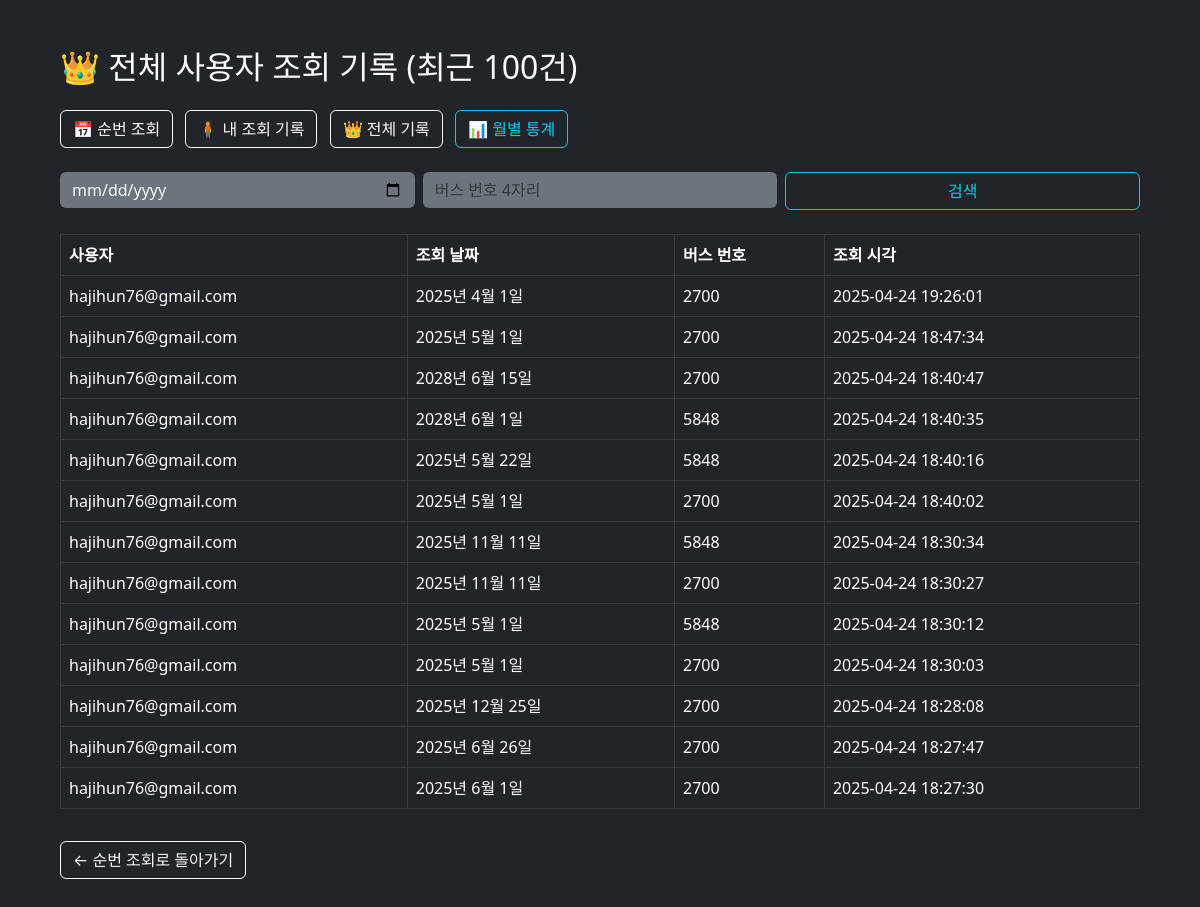
The page /busorder/logs/all/ (signed in) on the database as committed earlier.
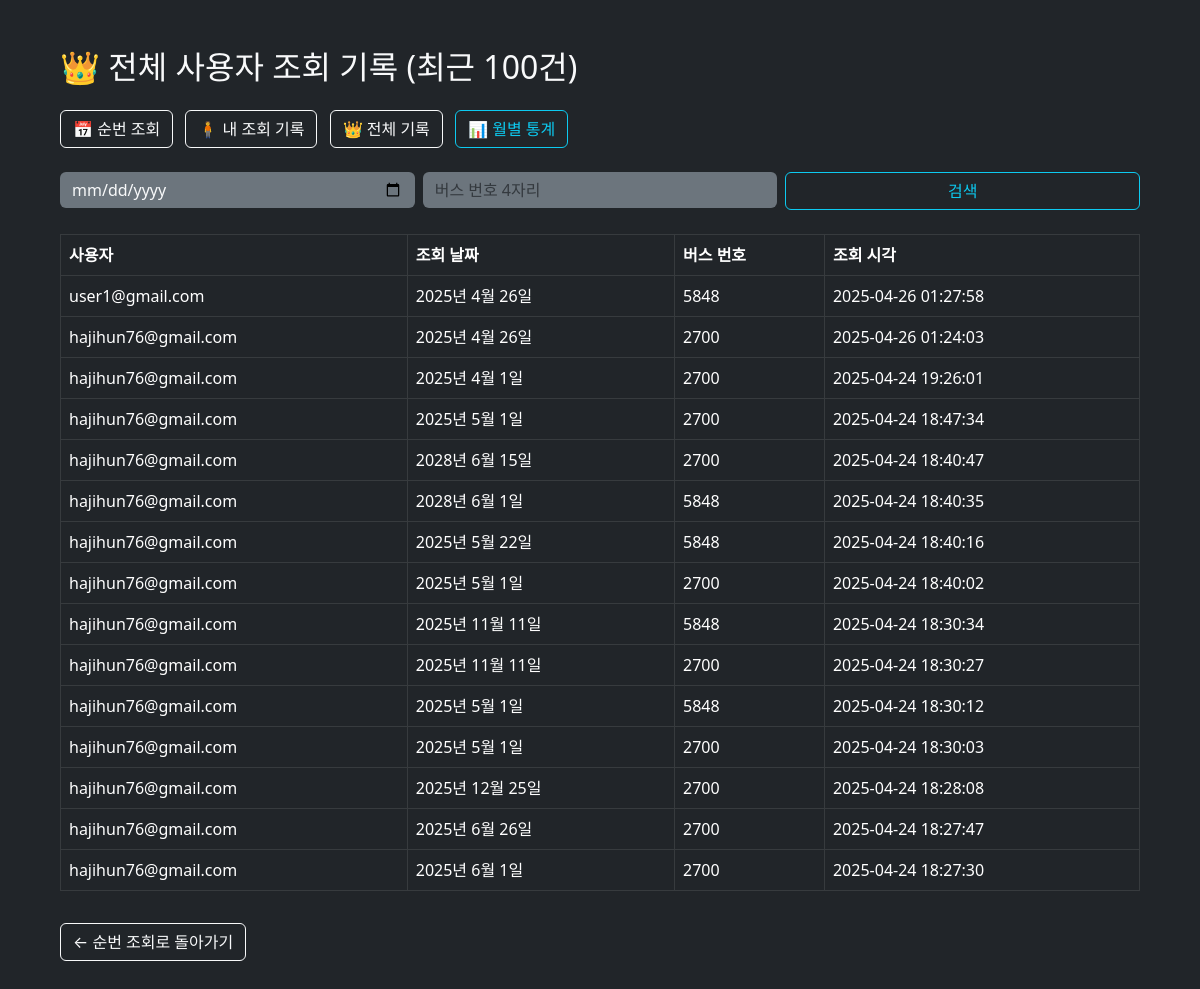
The same page on the database as committed later.
### busorder/models.py (models this page shows, shortened)
class BusQueryLog(models.Model):
    user = models.ForeignKey(User, on_delete=models.CASCADE)
    date = models.DateField()
    bus_number = models.IntegerField()
    queried_at = models.DateTimeField(auto_now_add=True)

### blog/models.py (models this page shows, shortened)
class User(AbstractUser):
    nickname = models.CharField(
        max_length=15,
        unique=True,
        null=True,
        blank=True,
        validators=[validate_no_special_characters],
        error_messages={'unique': '이미 사용중인 닉네임입니다.'},
    )
    profile_pic = models.ImageField(default='default_profile_pic.jpg', upload_to='profile_pics')
    intro = models.CharField(max_length=60, blank=True)

### busorder/views.py (the view)
# urls.py: path("logs/all/", views.query_logs_all, name="query_logs_all"),  # 관리자 전용
@login_required
@permission_required('busorder.can_access_busorder', raise_exception=True)
def query_logs_all(request):
    logs = BusQueryLog.objects.all().order_by('-queried_at')
    date = request.GET.get('date')
    bus_number = request.GET.get('bus_number')
    if date:
        logs = logs.filter(date=date)
    if bus_number:
        try:
            bus_number = int(bus_number)
            logs = logs.filter(bus_number=bus_number)
        except ValueError:
            pass  # 숫자 아닐 경우 무시
    return render(request, "busorder/logs_all.html", {"logs": logs})

### busorder/templates/busorder/logs_all.html (shortened to what this page needs)
<!DOCTYPE html>
<html lang="ko">
<head>
  <link rel="stylesheet" href="https://cdn.jsdelivr.net/gh/orioncactus/pretendard/dist/web/static/pretendard.css" />
  <link href="https://cdn.jsdelivr.net/npm/bootstrap@5.3.0/dist/css/bootstrap.min.css" rel="stylesheet">
</head>
<body class="bg-dark text-light p-5">
<div class="container">
  <h2 class="mb-4">👑 전체 사용자 조회 기록 (최근 100건)</h2>
  <div class="mb-4">
    <a href="{% url 'busorder:calendar-view' %}" class="btn btn-outline-light me-2">📅 순번 조회</a>
    <a href="{% url 'busorder:query_logs' %}" class="btn btn-outline-light me-2">🧍 내 조회 기록</a>
    <a href="{% url 'busorder:query_logs_all' %}" class="btn btn-outline-light me-2">👑 전체 기록</a>
    <a href="{% url 'busorder:busorder_stats' %}" class="btn btn-outline-info">📊 월별 통계</a>
  </div>
<form method="get" class="row g-2 mb-4">
  <div class="col-md-4">
    <input type="date" name="date" class="form-control bg-secondary text-light border-0"
          value="{{ request.GET.date }}">
  </div>
  <div class="col-md-4">
    <input type="text" name="bus_number" class="form-control bg-secondary text-light border-0"
          placeholder="버스 번호 4자리" value="{{ request.GET.bus_number }}">
  </div>
  <div class="col-md-4">
    <button type="submit" class="btn btn-outline-info w-100">검색</button>
  </div>
</form>
  <table class="table table-dark table-hover table-bordered">
    <thead>
      <tr>
        <th>사용자</th>
        <th>조회 날짜</th>
        <th>버스 번호</th>
        <th>조회 시각</th>
      </tr>
    </thead>
    <tbody>
      {% for log in logs %}
      <tr>
        <td>{{ log.user.email }}</td>
        <td>{{ log.date }}</td>
        <td>{{ log.bus_number }}</td>
        <td>{{ log.queried_at|date:"Y-m-d H:i:s" }}</td>
      </tr>
      {% empty %}
      <tr>
        <td colspan="4" class="text-center">조회 기록이 없습니다.</td>
      </tr>
      {% endfor %}
    </tbody>
  </table>
  <a href="{% url 'busorder:calendar-view' %}" class="btn btn-outline-light mt-3">← 순번 조회로 돌아가기</a>
</div>
</body>
</html>

Rows that differ between the two databases and show on the page:
added BusQueryLog: user.email "user1@gmail.com", date "2025년 4월 26일", bus_number "5848", queried_at "2025-04-26 01:27:58"
added BusQueryLog: user.email "hajihun76@gmail.com", date "2025년 4월 26일", bus_number "2700", queried_at "2025-04-26 01:24:03"
